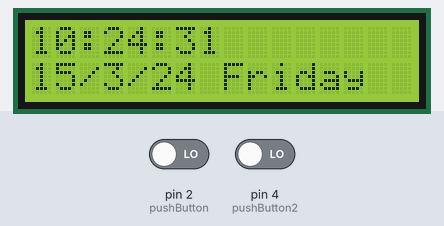
A sketch run on a simulated Arduino Uno, built with avr-gcc and run on an emulated ATmega328P. Shown: 16×2 character LCD. Wiring (inferred from the names in the program): DS3231 clock at I2C address 0x68. Inputs (shaded band) come from the test bench; at power-on: pin 2 (pushButton) LOW, pin 4 (pushButton2) LOW. The local clock reads 2024-03-15 10:24:30 at power-on unless the sketch sets it; what the sketch prints to the serial monitor is not drawn.

Above: at 1.2 s.
1.3 s: pin 2 (pushButton) driven HIGH and pin 4 (pushButton2) driven HIGH
At 2.5 s:
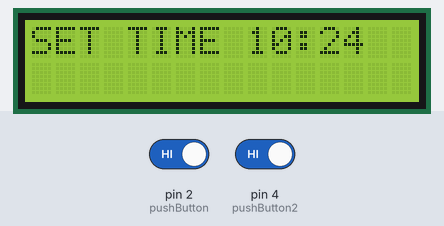
5.1 s: pin 4 (pushButton2) driven LOW
At 6.1 s:
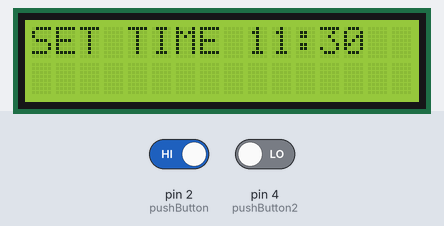
7.7 s: pin 2 (pushButton) driven LOW
9.8 s: pin 2 (pushButton) driven HIGH
At 10.8 s:
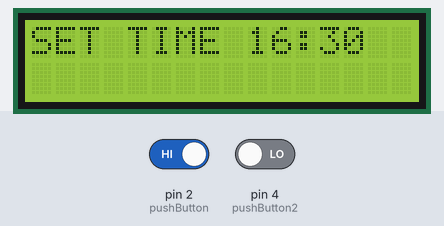
12.4 s: pin 4 (pushButton2) driven HIGH
At 13.4 s:
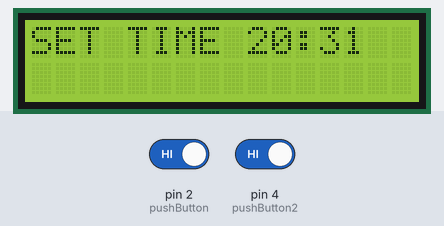
15.0 s: pin 4 (pushButton2) driven LOW
At 16.0 s:
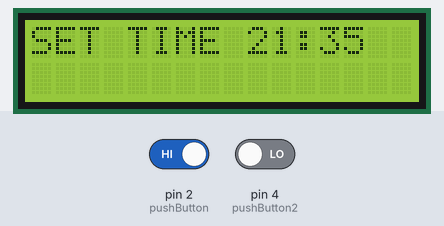
Timing chart, 0 to 18.0 s (numbered marks = the images above; inputs shaded):
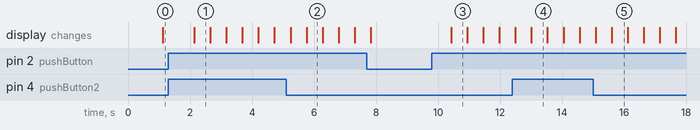

Measured:
- after the input at 1.3 s, the display: changes after 0.83 s (image 1)
- after the input at 9.8 s, the display: changes after 0.62 s (image 3)
- what the display in image 1 shows lasts 0.6 s, from 2.1 s to 2.7 s

The sketch:

understandingt_time_settings.ino
```cpp
#include "Wire.h"
#include <LiquidCrystal_I2C.h>
LiquidCrystal_I2C lcd(0x3F, 2, 1, 0, 4, 5, 6, 7, 3, POSITIVE);
#define DS3231_I2C_ADDRESS 0x68
// Convert normal decimal numbers to binary coded decimal
int pushButton=2;//pin of the button to set time and hour
int pushButton2=4;
int state=0;
int reading;// for the first button
int reading2;//for the second button
int previous=LOW;
long time=0;
long debounce=200;//debounce
int shour=0;// set time and minute
int sminute=0;
byte decToBcd(byte val)
{
  return( (val/10*16) + (val%10) );
}

// Convert binary coded decimal to normal decimal numbers
byte bcdToDec(byte val)
{
  return( (val/16*10) + (val%16) );
}

void setup()
{
  Wire.begin();
  Serial.begin(9600);
   lcd.begin(16,2);
  // set the initial time here:
  // DS3231 seconds, minutes, hours, day, date, month, year
  //setDS3231time(30,13,22,1,23,10,16);
}

void setDS3231time(byte second, byte minute, byte hour, byte dayOfWeek, byte
dayOfMonth, byte month, byte year)
{
   //sets time and date data to DS3231
  Wire.beginTransmission(DS3231_I2C_ADDRESS);
  Wire.write(0); // set next input to start at the seconds register
  Wire.write(decToBcd(second)); // set seconds
  Wire.write(decToBcd(minute)); // set minutes
  Wire.write(decToBcd(hour)); // set hours
  Wire.write(decToBcd(dayOfWeek)); // set day of week (1=Sunday, 7=Saturday)
  Wire.write(decToBcd(dayOfMonth)); // set date (1 to 31)
  Wire.write(decToBcd(month)); // set month
  Wire.write(decToBcd(year)); // set year (0 to 99)
  Wire.endTransmission();
}

void readDS3231time(byte *second,
byte *minute,
byte *hour,
byte *dayOfWeek,
byte *dayOfMonth,
byte *month,
byte *year)
{
  Wire.beginTransmission(DS3231_I2C_ADDRESS);
  Wire.write(0); // set DS3231 register pointer to 00h
  Wire.endTransmission();
  Wire.requestFrom(DS3231_I2C_ADDRESS, 7);
  // request seven bytes of data from DS3231 starting from register 00h
  *second = bcdToDec(Wire.read() & 0x7f);
  *minute = bcdToDec(Wire.read());
  *hour = bcdToDec(Wire.read() & 0x3f);
  *dayOfWeek = bcdToDec(Wire.read());
  *dayOfMonth = bcdToDec(Wire.read());
  *month = bcdToDec(Wire.read());
  *year = bcdToDec(Wire.read());
}

void displayTime()
{
  byte second, minute, hour, dayOfWeek, dayOfMonth, month, year;
  // retrieve data from DS3231
  readDS3231time(&second, &minute, &hour, &dayOfWeek, &dayOfMonth, &month,
  &year);
  // send it to the serial monitor
  lcd.clear();
  lcd.print(hour);
  //Serial.print(hour, DEC);
  // convert the byte variable to a decimal number when displayed
  //Serial.print(":");
  lcd.print(":");
  if (minute<10)
  {
    //Serial.print("0");
    lcd.print("0");
  }
  lcd.print(minute);
  //Serial.print(minute, DEC);
  //Serial.print(":");
  lcd.print(":");
  if (second<10)
  {
    //Serial.print("0");
    lcd.print("0");
  }
  lcd.print(second);
  //Serial.print(second, DEC);
  //Serial.print(" ");
  lcd.print(" ");
  //Serial.print(dayOfMonth, DEC);
  lcd.setCursor(0,1);
  lcd.print(dayOfMonth);
  //Serial.print("/");
  lcd.print("/");
  lcd.print(month);
  //Serial.print(month, DEC);
  //Serial.print("/");
  lcd.print("/");
  //Serial.print(year, DEC);
  lcd.print(year);
  //Serial.print(" Day of week: ");
  lcd.print(" ");
  switch(dayOfWeek){
  case 1:
    //Serial.println("Sunday");
    lcd.print("Sunday");
    break;
  case 2:
    //Serial.println("Monday");
    lcd.print("Monday");
    break;
  case 3:
    //Serial.println("Tuesday");
    lcd.print("Tuesday");
    break;
  case 4:
    //Serial.println("Wednesday");
    lcd.print("Wednesday");
    break;
  case 5:
    //Serial.println("Thursday");
     lcd.print("Thursday");
    break;
  case 6:
    //Serial.println("Friday");
    lcd.print("Friday");
    break;
  case 7:
    lcd.print("Saturday");
    //Serial.println("Saturday");
    break;
  }
   shour=hour;
  sminute=minute;
}

void loop()
{
    reading=digitalRead(pushButton);
  reading2=digitalRead(pushButton2);
  if (reading==HIGH && reading2==HIGH && previous==LOW && millis()-time>debounce){
    if(state==0)
    state=1;
    else
    state=0;
    time=millis();
  }
    previous=reading;
     if(state==0){

  displayTime();// display the real-time clock data on the Serial Monitor,
  delay(1000); // every second

  }
    if (state==1){
    byte second, minute, hour, dayOfWeek, dayOfMonth, month, year;
   //retrieve data from DS3231
  readDS3231time(&second, &minute, &hour, &dayOfWeek, &dayOfMonth, &month,
  &year);
   reading=digitalRead(pushButton);
  reading2=digitalRead(pushButton2);
//shour=hour;
//sminute=minute;
        lcd.clear();
  lcd.print("SET TIME ");
  lcd.print(shour);
  lcd.print(":");
  lcd.print(sminute);

     if (reading2==HIGH&&sminute<59)
    sminute=sminute+1;
    else if (reading2==HIGH&&sminute==59)
    sminute=0;
    else if (reading==HIGH&&shour<23)
    shour=shour+1;
    else if (reading==HIGH&&shour==23)
    shour=0;
    //time=millis();
//    Serial.print("real");
//    Serial.print(hour,DEC);
//    Serial.print(":");
//    Serial.print(minute,DEC);
//    Serial.print(" ");
//    Serial.print("Set time ");
//    Serial.print(shour);
//    Serial.print(sminute);
//    Serial.print(" ");
   if (shour==hour && sminute==minute){
    Serial.print("true");
   }
   else{
   Serial.print("false");}
setDS3231time(0,sminute,shour,dayOfWeek, dayOfMonth, month,
  year);
  delay(500);

  }


}
```
